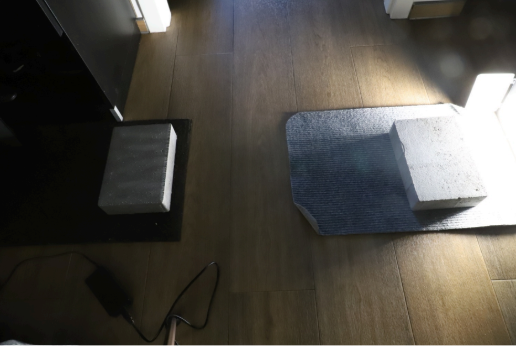
#> input picture example.png, 516 x 346 px
$ python progowanieOtsu.py
#> lines starting #> are read from the running program, lines starting #| are printed output that depends on the picture; after the words box and inside, x2 and y2 are one past the last pixel; in counts of white or black regions, pixels touching at a corner belong together
import cv2

image = cv2.imread('example.png')
#> image is the input picture: shape (346, 516, 3); mean B, G, R 68.4, 75, 78.4
if image is None:
    print("Nie można załadować obrazu.")
    exit()

gray = cv2.cvtColor(image, cv2.COLOR_BGR2GRAY)
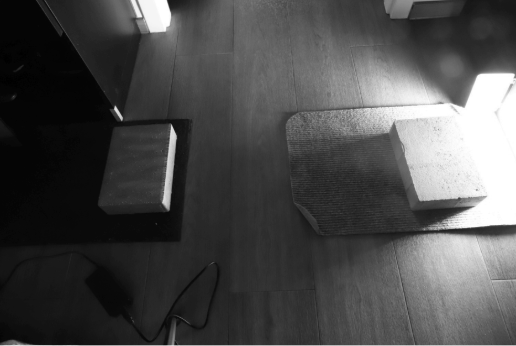
#> gray: shape (346, 516); min 0, max 255, mean 75.3

(T1, original) = cv2.threshold(gray, 100, 255, cv2.THRESH_BINARY)
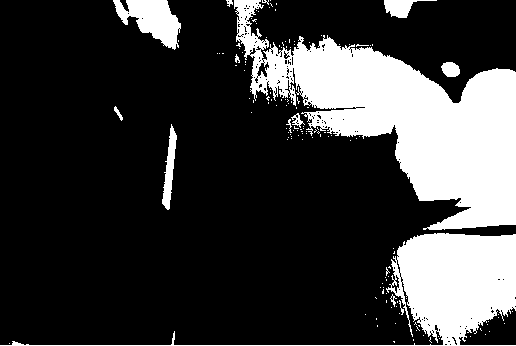
#> original: shape (346, 516); 23.2% white; 144 white regions (131 under 20 px), largest, box (x1, y1, x2, y2) and area: (234, 0, 516, 230) 26561, (0, 233, 516, 346) 11223, (113, 0, 181, 50) 1842
(T2, otsu) = cv2.threshold(gray, 100, 255, cv2.THRESH_BINARY + cv2.THRESH_OTSU )
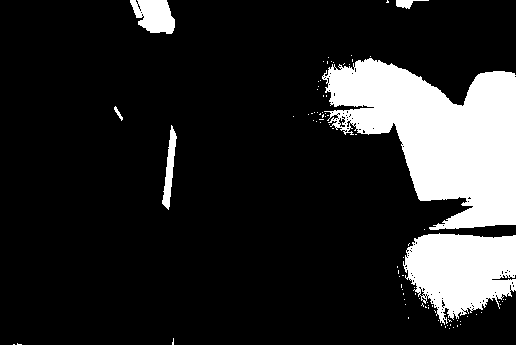
#> otsu: shape (346, 516); 16.3% white; 85 white regions (78 under 20 px), largest, box (x1, y1, x2, y2) and area: (322, 58, 516, 230) 19357, (403, 233, 516, 325) 7257, (130, 0, 175, 34) 1116
#> T2 = 127

cv2.imshow("Orignalne", original)
cv2.imshow("Obraz z progowaniem Otsu ", otsu)


cv2.waitKey(0)
cv2.destroyAllWindows()
